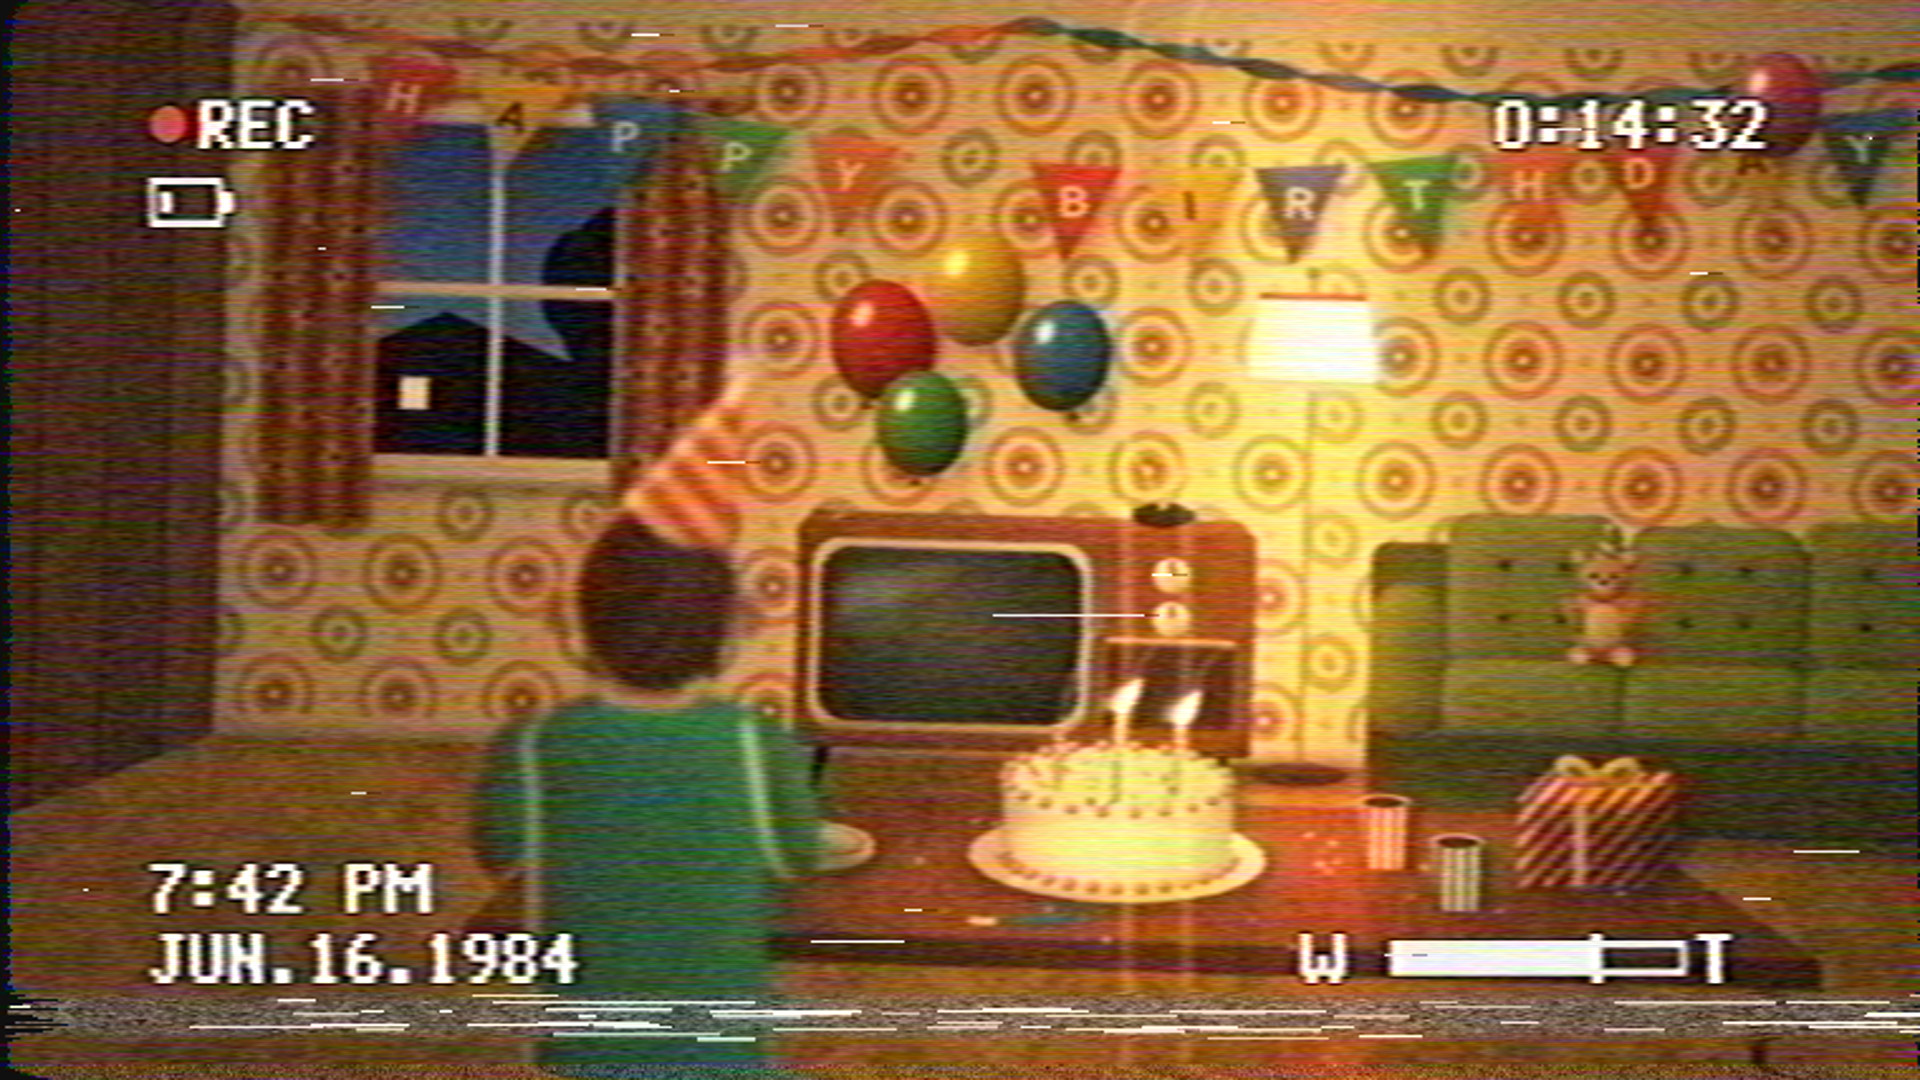

Reproduce this figure in Python.
"""Example (VHS home video / VHS 家庭录像): 吹蜡烛 · Blow Out the Candles — one frame of a family's home video.
A 1970s living room (avocado-and-orange ring wallpaper, walnut panelling on the side wall, flowered drapes at a dusk
window, a console TV with rabbit ears, a rust velour sofa, gold shag carpet) is dressed for a birthday: crepe
streamers, a pennant string HAPPY BIRTHDAY, balloons tied to the TV, one escaped to the ceiling, a teddy bear guest
in a party hat. On the coffee table: the cake with six candles -- four just blown out and smoking, the last two
still bending away -- paper plates, striped cups, a blower, a present. The birthday child leans in over the cake,
seen from behind, out of focus right in front of the lens: whoever is filming stands just behind and is zooming in.
The camcorder is on 'outdoor' white balance under tungsten light (orange room, blue window); the candles and the
lamp clip, bloom, smear vertically and leave a short lag tail; the OSD is mixed in and goes on tape with the picture;
the tape adds chroma bleed, edge halos, noise, jitter, a tracking band, head-switching noise and dropouts.
Draw-on stages: walls -> window & furniture -> party -> cake -> child -> camera -> tape -> wear -> OSD.
python3 vhs_birthday.py [out.jpg] [--stages DIR]
"""
import os, sys, time
sys.path.insert(0, os.path.join(os.path.dirname(os.path.abspath(__file__)), '..', 'lib'))
from vhs import VHSCamcorder

out = sys.argv[1] if len(sys.argv) > 1 and not sys.argv[1].startswith('--') else 'vhs_birthday.jpg'
stages = sys.argv[sys.argv.index('--stages') + 1] if '--stages' in sys.argv else None
t0 = time.time()

# one-point perspective: camera 1.1 m up, back wall 4 m away
F, VX, VY, EYE = 1150.0, 1000.0, 430.0, 1.1


def P(X, Y, Z):
    return (VX + F * X / Z, VY - F * (Y - EYE) / Z)


v = VHSCamcorder(1920, 1080, seed=16, keep_stages=stages is not None)
v.ambient('#ffd9a8', 0.34)
v.light(1000, -260, 1500, '#ffe2b8', 0.12)                 # ceiling bounce

# ================================================================ 1. walls, ceiling, carpet
xb_l, y_ceil = P(-2.6, 2.4, 4.0); _, y_floor = P(0, 0, 4.0)
v.ceiling(v.poly([(0, -300), (1920, -300), (1920, y_ceil), (xb_l, y_ceil), (0, y_ceil - xb_l * 0.5)]))
back = v.rect(xb_l, y_ceil, 1920, y_floor)
v.wallpaper(back, tile=118, x0=xb_l, y0=y_ceil, contrast=0.72)
v.paint(v.rect(xb_l, y_floor - 22, 1920, y_floor), '#d9c9a2', form=0.3, form_r=4)          # baseboard
left = v.poly([(0, y_ceil - xb_l * 0.5), (xb_l, y_ceil), (xb_l, y_floor), (0, y_floor + xb_l * 0.423)])
v.paneling(left, [P(-2.6, 0, z)[0] for z in (4.0, 3.75, 3.5, 3.25, 3.02)])
v.shadow(v.rect(xb_l - 4, y_ceil, xb_l + 4, y_floor), 0.5, 10)                              # the corner
floor = v.poly([(0, y_floor + xb_l * 0.423), (xb_l, y_floor), (1920, y_floor), (1920, 1080), (0, 1080)])
v.shag(floor, '#c8962e')
v.shadow(v.rect(0, y_floor - 4, 1920, y_floor + 6), 0.35, 8)
v.stage('walls')

# ================================================================ 2. window, drapes, TV, lamp, sofa
wx0, wy0 = P(-2.25, 2.05, 4.0); wx1, wy1 = P(-1.15, 0.95, 4.0)
v.window(wx0, wy0, wx1, wy1)
v.light((wx0 + wx1) / 2, (wy0 + wy1) / 2, 360, '#86a2ff', 0.10)
v.rod(wx0 - 70, wx1 + 70, wy0 - 30)
v.curtain(wx0 - 66, wx0 + 44, wy0 - 30, wy1 + 70, folds=3, seed=4)
v.curtain(wx1 - 46, wx1 + 64, wy0 - 30, wy1 + 70, folds=3, seed=9)

tx0, ty0 = P(-0.6, 0.8, 3.55); tx1, ty1 = P(0.75, 0, 3.55)
v.console_tv(tx0, ty0, tx1, ty1)
v.rabbit_ears(tx1 - 90, ty0 - 8)
lx, lf = P(0.95, 0, 3.85)
v.floor_lamp(lx + 6, lf, 296, shade_w=124, shade_h=90)
v.sofa(1352, 2010, 500, 640, 712, 812, colour='#667c30')
v.stage('furniture')

# ================================================================ 3. party: streamers, pennants, balloons, teddy
v.streamer((xb_l + 10, y_ceil + 2), (1010, y_ceil - 8), 46, '#e8702a', width=18, twists=11)
v.streamer((1010, y_ceil - 8), (1925, y_ceil + 4), 52, '#3a7ad0', width=18, twists=12)
v.pennants((372, 92), (1858, 102), 84, 'HAPPY BIRTHDAY', ['#d83a2e', '#f2b51e', '#2f6fc8', '#4aa04a', '#e8702a'], size=96)
tie = (tx0 + 34, ty0 - 4)
for x, y, r, c, rot in ((880, 352, 50, '#d42a22', -12), (968, 300, 48, '#f2c21e', 6), (1052, 362, 46, '#2f6fc8', 14),
                        (920, 430, 44, '#3f9a3c', -4)):
    v.balloon(x, y, r, c, string_to=tie, sag=-14 if x < 930 else 18, rot=rot)
v.balloon(1724, 104, 44, '#e85a8c', rot=4)                                   # got away: pressed to the ceiling
v.paint(v.line([(1726, 160), (1716, 260), (1730, 360), (1722, 450)], 1.6), '#d9d2c4', 0.8)
v.teddy(1574, 560, 46, fur='#b0743a')
v.stage('party')

# ================================================================ 4. the table: cake, plates, cups, present
q = [P(-0.7, 0.42, 2.2), P(1.1, 0.42, 2.2), P(1.1, 0.42, 1.6), P(-0.7, 0.42, 1.6)]
v.coffee_table(q, thick=28, legs=[(560, 948, 1080), (1735, 948, 1080)], gloss=(1330, 808))
v.plates(812, 840, 74, 20)
v.blower(1000, 902, colour='#2f6fc8')
v.cup(1372, 842, 46, 64, '#d23a2e')
v.cup(1442, 880, 48, 66, '#2f6fc8')
v.present(1500, 772, 118, 82, 52)
v.confetti((560, 800, 1700, 930), n=70)
cx, ctop = P(0.2, 0.53, 1.95)
candles = [(150, '#e8702a', 1.0), (90, '#2f6fc8', 0.9), (210, '#d83a2e', 0.8), (30, '#4aa04a', 0.7),
           (270, '#f2b51e', 'lit'), (330, '#e85a8c', 'lit')]
tips = v.cake(cx, ctop, 110, 33, 68, candles, sprinkles=['#e04848', '#f2c230', '#3a8ad8', '#5cb85c'], lean=(1.0, -0.2))
for x, y in tips:
    v.light(x, y, 280, '#ffa048', 0.3)
    v.glow(v.ellipse(x - 10, ctop + 110, 300, 70), '#ff9a40', 0.12)
v.stage('cake')

# ================================================================ 5. the birthday child, out of focus in front of the lens
with v.layer(defocus=4.5):
    v.child_back(668, 600, 92, lean=24, glow_from=(cx + 20, ctop - 40))
v.stage('child')

# ================================================================ 6-8. camcorder, tape, playback wear
v.camera(tilt=-1.6, white_balance=(1.06, 0.95, 0.74), exposure=1.07, knee=0.74, lag=(-24, 0, 0.3))
v.stage('camera')
v.record()
v.stage('tape')
v.wear(tracking=(0.94, 0.04))
v.stage('wear')

# ================================================================ 9. the camcorder's OSD (mixed into the signal before the tape)
v.rec(150, 100)
v.battery(150, 178, px=7, level=1)
v.counter('0:14:32', 1770, 100)
v.datestamp('7:42 PM', 'JUN.16.1984', 150, 864)
v.zoom_bar(1300, 934, pos=0.72, px=7, width=300)
v.save(out, stages_dir=stages)
print(f'{out}  {time.time() - t0:.1f}s')
